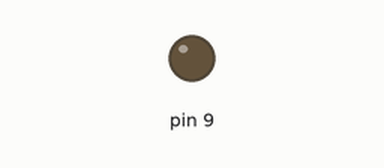
Bench run of a sketch on a simulated Arduino Uno, built with avr-gcc and run on an emulated ATmega328P. On the bench: output pins drawn as LEDs (lit = HIGH).

Above: at 0.05 s.
At 1.2 s:
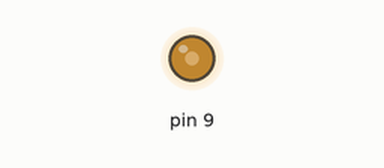
At 2.35 s:
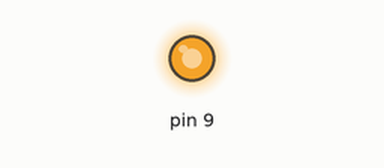
At 4.65 s:
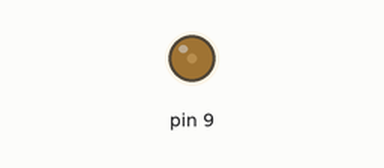
Timing chart, 0 to 6.6 s (numbered marks = the images above):
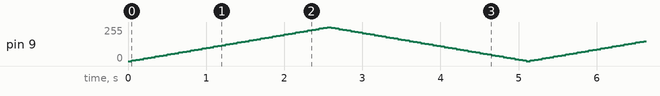

The sketch:

fading_LED.ino
```cpp
int brightness = 0;
int fade_amount = 5;

void setup() {
  pinMode(9,OUTPUT);
}

void loop() {
  analogWrite(9,brightness);
  brightness = brightness + fade_amount;
  if (brightness <= 0 || brightness >= 255) {
    fade_amount = -fade_amount;
  }
  delay(50);
}
```
